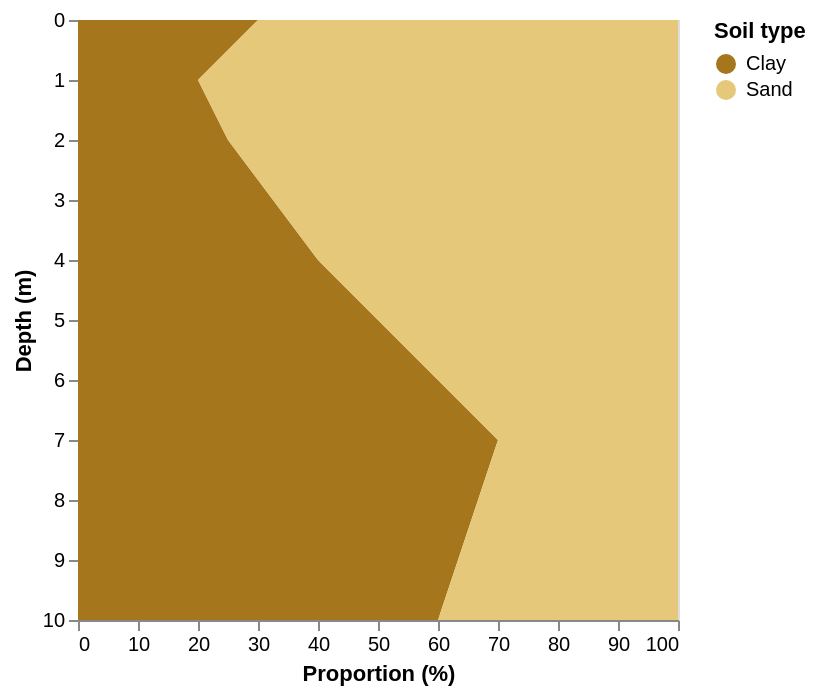

Vega-Lite specification for this chart:
### Vega-Lite specification from a JSON file in a GitHub repository (floating-point values rounded to 4 significant figures)
{"$schema": "https://vega.github.io/schema/vega-lite/v6.json", "description": "Illustrative soil composition with quantitative depth and proportion axes.", "width": 300, "height": 300, "data": {"values": [{"depth": 0, "proportion": 30, "type": "Clay"}, {"depth": 0, "proportion": 70, "type": "Sand"}, {"depth": 1, "proportion": 20, "type": "Clay"}, {"depth": 1, "proportion": 80, "type": "Sand"}, {"depth": 2, "proportion": 25, "type": "Clay"}, {"depth": 2, "proportion": 75, "type": "Sand"}, {"depth": 4, "proportion": 40, "type": "Clay"}, {"depth": 4, "proportion": 60, "type": "Sand"}, {"depth": 7, "proportion": 70, "type": "Clay"}, {"depth": 7, "proportion": 30, "type": "Sand"}, {"depth": 10, "proportion": 60, "type": "Clay"}, {"depth": 10, "proportion": 40, "type": "Sand"}]}, "mark": {"type": "area", "orient": "horizontal"}, "encoding": {"x": {"aggregate": "sum", "field": "proportion", "type": "quantitative", "title": "Proportion (%)"}, "y": {"field": "depth", "type": "quantitative", "scale": {"reverse": true}, "title": "Depth (m)"}, "color": {"field": "type", "type": "nominal", "title": "Soil type", "scale": {"range": ["#a6761d", "#e6c87a"]}}}}
